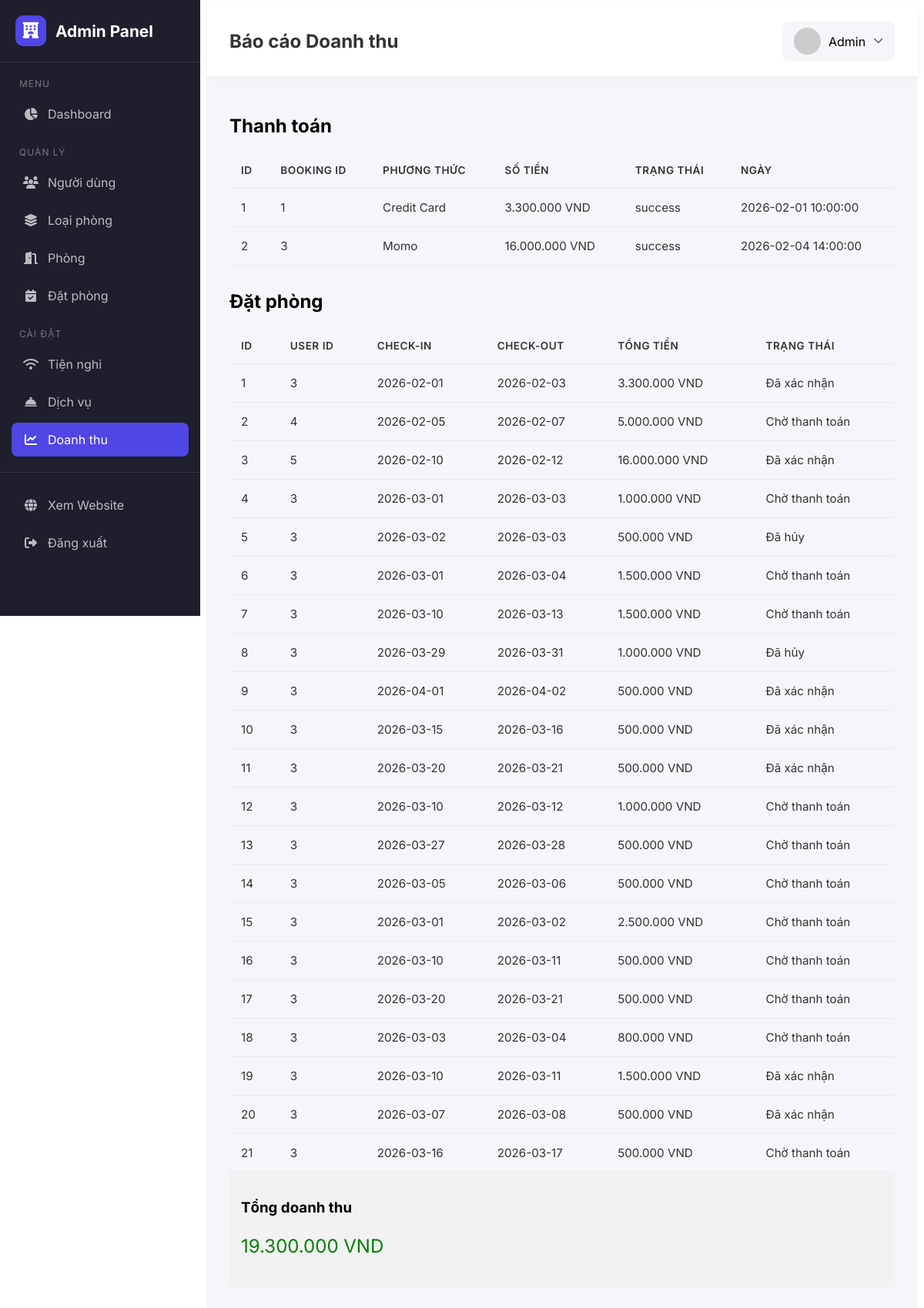
Page /public/admin/revenue (signed in) on the committed database.
### tables this page shows
CREATE TABLE `payments` (
  `id` int(11) NOT NULL,
  `booking_id` int(11) NOT NULL,
  `method` varchar(50) DEFAULT NULL,
  `amount` decimal(12,2) DEFAULT NULL,
  `status` enum('pending','success','failed') DEFAULT NULL,
  `paid_at` datetime DEFAULT NULL,
  `currency` varchar(3) DEFAULT NULL,
  `result_code` varchar(20) DEFAULT NULL,
  `message` text DEFAULT NULL,
  `created_at` datetime DEFAULT current_timestamp()
);

CREATE TABLE `bookings` (
  `id` int(11) NOT NULL,
  `user_id` int(11) NOT NULL,
  `check_in` date DEFAULT NULL,
  `check_out` date DEFAULT NULL,
  `total_price` decimal(12,2) DEFAULT NULL,
  `status` enum('pending','confirmed','cancelled') DEFAULT 'pending',
  `created_at` datetime DEFAULT current_timestamp(),
  `type` enum('room','event') DEFAULT 'room',
  `event_type` varchar(50) DEFAULT NULL,
  `payment_menthod` varchar(50) DEFAULT NULL,
  `payment_at` datetime DEFAULT NULL
);

### App/Controllers/Admin/RevenueController.php (called while the page is built, shortened)
<?php
class RevenueController extends Controller
{
    private Payment $paymentModel;
    private Booking $bookingModel;
    public function __construct()
    {
        $this->paymentModel = new Payment();
        $this->bookingModel = new Booking();
    }
    public function index(): void
    {
        $payments = $this->paymentModel->getAll();
        $bookings = $this->bookingModel->getAll();
        $this->render('Admin/revenue/index', [
            'title' => 'Doanh thu - Admin',
            'pageTitle' => 'Báo cáo Doanh thu',
            'currentPage' => 'revenue',
            'payments' => $payments,
            'bookings' => $bookings,
        ]);
    }
}

### Public/index.php (called while the page is built, shortened)
<?php
require __DIR__ . '/bootstrap.php';
Router::dispatch();

### Public/bootstrap.php (called while the page is built, shortened)
<?php
spl_autoload_register(function (string $class): void {
    $prefix = 'App\\';
    $baseDir = BASE_PATH . DIRECTORY_SEPARATOR . 'App' . DIRECTORY_SEPARATOR;
    $len = strlen($prefix);
    $relativeClass = substr($class, $len);
    $file = $baseDir . str_replace('\\', DIRECTORY_SEPARATOR, $relativeClass) . '.php';
});
require BASE_PATH . DIRECTORY_SEPARATOR . 'App' . DIRECTORY_SEPARATOR . 'Core' . DIRECTORY_SEPARATOR . 'Help.php';

### App/Core/Database.php (called while the page is built, shortened)
<?php
class Database
{
    private static ?Database $instance = null;
    private ?PDO $pdo = null;
    private array $config;
    private function __construct()
    {
        $configPath = dirname(__DIR__, 2) . DIRECTORY_SEPARATOR . 'Config' . DIRECTORY_SEPARATOR . 'database.php';
        $this->config = require $configPath;
    }
    public static function getInstance(): self
    {
        if (self::$instance === null) {
            self::$instance = new self();
        }
        return self::$instance;
    }
    private function connect(): void
    {
        $dsn = sprintf(
            'mysql:host=%s;port=%d;dbname=%s;charset=%s',
            $this->config['host'],
            $this->config['port'] ?? 3306,
            $this->config['dbname'],
            $this->config['charset'] ?? 'utf8mb4'
        );
        try {
            $this->pdo = new PDO(
                $dsn,
                $this->config['username'],
                $this->config['password'],
                $this->config['options'] ?? []
            );
        } catch (PDOException $e) {
            throw new PDOException(
                'Kết nối database thất bại: ' . $e->getMessage(),
                (int) $e->getCode()
            );
        }
    }
    public function getConnection(): PDO
    {
        return $this->pdo;
    }
}

### Config/database.php (called while the page is built)
<?php
return [
    'host'     => 'localhost',
    'port'     => 3306,
    'dbname'   => 'booking_hotel',
    'username' => 'root',
    'password' => '',
    'charset'  => 'utf8mb4',
    'options'  => [
        PDO::ATTR_ERRMODE            => PDO::ERRMODE_EXCEPTION,
        PDO::ATTR_DEFAULT_FETCH_MODE => PDO::FETCH_ASSOC,
        PDO::ATTR_EMULATE_PREPARES   => false,
    ],
];

### App/Core/Model.php (called while the page is built, shortened)
<?php
abstract class Model
{
    protected PDO $pdo;
    protected string $table = '';
    public function __construct()
    {
        $this->pdo = Database::getInstance()->getConnection();
    }
    public function getAll(): array
    {
        $sql = "SELECT * FROM `{$this->table}`";
        $stmt = $this->pdo->query($sql);
        return $stmt->fetchAll(PDO::FETCH_ASSOC) ?: [];
    }
}

### App/Core/Help.php (called while the page is built, shortened)
<?php
function money(float $amount, string $currency = 'VND'): string
{
    return number_format($amount, 0, ',', '.') . ' ' . $currency;
}

### App/Core/BookingStatus.php (called while the page is built, shortened)
<?php
final class BookingStatus
{
    private static ?array $config = null;
    private static function config(): array
    {
        if (self::$config === null) {
            $path = dirname(__DIR__, 2) . DIRECTORY_SEPARATOR . 'Config' . DIRECTORY_SEPARATOR . 'booking_status.php';
            self::$config = is_file($path) ? require $path : [];
        }
        return self::$config;
    }
    public static function label(string $status): string
    {
        $config = self::config();
        return $config[$status]['label'] ?? $status;
    }
}

### Config/booking_status.php (called while the page is built)
<?php
return [
    'pending'   => [
        'value'  => 'pending',
        'label'  => 'Chờ thanh toán',
        'label_en' => 'Pending payment',
        'description' => 'Đặt phòng vừa tạo, chưa thanh toán. Cần thanh toán để xác nhận.',
    ],
    'confirmed' => [
        'value'  => 'confirmed',
        'label'  => 'Đã xác nhận',
        'label_en' => 'Confirmed',
        'description' => 'Đã thanh toán thành công. Đặt phòng đã được xác nhận.',
    ],
    'cancelled' => [
        'value'  => 'cancelled',
        'label'  => 'Đã hủy',
        'label_en' => 'Cancelled',
        'description' => 'Đặt phòng đã bị hủy.',
    ],
    'transitions' => [
        'pending'   => ['confirmed', 'cancelled'],
        'confirmed' => [],
        'cancelled' => [],
    ],
    'blocks_room' => ['pending', 'confirmed'],
    'default' => 'pending',
];

### App/Views/Admin/revenue/index.php (the view, shortened to what this page needs)
<?php
$payments = $payments ?? [];
$bookings = $bookings ?? [];
$totalRevenue = 0;
foreach ($payments as $p) {
    if (($p['status'] ?? '') === 'success') {
        $totalRevenue += $p['amount'];
    }
}
?>
<div class="admin-revenue">
    <h2>Thanh toán</h2>
    <table class="admin-table" style="width:100%; border-collapse: collapse;">
        <thead>
            <tr>
                <th>ID</th>
                <th>Booking ID</th>
                <th>Phương thức</th>
                <th>Số tiền</th>
                <th>Trạng thái</th>
                <th>Ngày</th>
            </tr>
        </thead>
        <tbody>
            <?php foreach ($payments as $row): ?>
                <tr>
                    <td><?= (int)($row['id'] ?? 0) ?></td>
                    <td><?= (int)($row['booking_id'] ?? 0) ?></td>
                    <td><?= htmlspecialchars($row['method'] ?? '') ?></td>
                    <td><?= \App\Core\money((float)($row['amount'] ?? 0)) ?></td>
                    <td><?= htmlspecialchars($row['status'] ?? '') ?></td>
                    <td><?= htmlspecialchars($row['paid_at'] ?? $row['created_at'] ?? '') ?></td>
                </tr>
            <?php endforeach; ?>
        </tbody>
    </table>
    <h2 style="margin-top: 2rem;">Đặt phòng</h2>
    <table class="admin-table" style="width:100%; border-collapse: collapse;">
        <thead>
            <tr>
                <th>ID</th>
                <th>User ID</th>
                <th>Check-in</th>
                <th>Check-out</th>
                <th>Tổng tiền</th>
                <th>Trạng thái</th>
            </tr>
        </thead>
        <tbody>
            <?php foreach ($bookings as $row): ?>
                <tr>
                    <td><?= (int)($row['id'] ?? 0) ?></td>
                    <td><?= (int)($row['user_id'] ?? 0) ?></td>
                    <td><?= htmlspecialchars($row['check_in'] ?? '') ?></td>
                    <td><?= htmlspecialchars($row['check_out'] ?? '') ?></td>
                    <td><?= \App\Core\money((float)($row['total_price'] ?? 0)) ?></td>
                    <td><?= \App\Core\BookingStatus::label($row['status'] ?? '') ?></td>
                </tr>
            <?php endforeach; ?>
        </tbody>
    </table>
</div>
<div style="margin-bottom:20px; padding:15px; background:#f2f2f2;">
    <h3>Tổng doanh thu</h3>
    <p style="font-size:24px;color:green;">
        <?= \App\Core\money($totalRevenue) ?>
    </p>
</div>

### App/Core/Router.php (shortened to what this page needs)
<?php
class Router
{
    private static array $routes = [];
    private static ?string $basePath = null;
    private static function addRoute(string $method, string $path, string $controller, string $action, $middlewares = []): void
    {
        $middlewares = is_array($middlewares) ? $middlewares : [$middlewares];
        self::$routes[] = [
            'method' => strtoupper($method),
            'path' => self::normalizePath($path),
            'controller' => $controller,
            'action' => $action,
            'middlewares' => array_filter($middlewares),
        ];
    }
    private static function normalizePath(string $path): string
    {
        $path = trim($path, '/');
        return $path === '' ? '/' : '/' . $path;
    }
    public static function dispatch(): void
    {
        $method = $_SERVER['REQUEST_METHOD'] ?? 'GET';
        $uri = self::getCurrentUri();
        foreach (self::$routes as $route) {
            if ($route['method'] !== $method) {
                continue;
            }
            $params = [];
            if (self::matchRoute($route['path'], $uri, $params)) {
                $controllerClass = $route['controller'];
                $action = $route['action'];
                $middlewares = $route['middlewares'] ?? [];
                $runController = function () use ($controllerClass, $action, $params) {
                    if (!class_exists($controllerClass)) {
                        self::handleError(404, "Controller not found: {$controllerClass}");
                        return;
                    }
                    $controller = new $controllerClass();
                    if (!method_exists($controller, $action)) {
                        self::handleError(404, "Method not found: {$controllerClass}::{$action}()");
                        return;
                    }
                    call_user_func_array([$controller, $action], $params);
                };
                $next = $runController;
                foreach (array_reverse($middlewares) as $middlewareClass) {
                    $current = $next;
                    $next = function () use ($middlewareClass, $current) {
                        $m = new $middlewareClass();
                        $m->handle($current);
                    };
                }
                $next();
                return;
            }
        }
    }
    private static function matchRoute(string $pattern, string $uri, array &$params = []): bool
    {
        $params = [];
        $patternParts = explode('/', trim($pattern, '/'));
        $uriParts = explode('/', trim($uri, '/'));
        if (count($patternParts) !== count($uriParts)) {
            return false;
        }
        foreach ($patternParts as $index => $part) {
            if (preg_match('/^{(\w+)}$/', $part, $matches)) {
                $params[] = $uriParts[$index] ?? null;
            } elseif ($part !== ($uriParts[$index] ?? '')) {
                return false;
            }
        }
        return true;
    }
    private static function getCurrentUri(): string
    {
        $uri = $_SERVER['REQUEST_URI'] ?? '/';
        $uri = parse_url($uri, PHP_URL_PATH);
        $basePath = self::getBasePath();
        if ($basePath && strpos($uri, $basePath) === 0) {
            $uri = substr($uri, strlen($basePath));
        }
        return self::normalizePath($uri);
    }
    private static function getBasePath(): string
    {
        if (self::$basePath !== null) {
            return self::$basePath;
        }
        $scriptName = $_SERVER['SCRIPT_NAME'] ?? '';
        $scriptDir = dirname($scriptName);
        self::$basePath = $scriptDir === '/' ? '' : $scriptDir;
        return self::$basePath;
    }
    public static function setBasePath(string $path): void
    {
        self::$basePath = rtrim($path, '/');
    }
}

### Public/assets/css/admin.css (style rules this page uses)
:root { --admin-primary: #4f46e5; --admin-primary-dark: #4338ca; --admin-sidebar-bg: #1e1e2d; --admin-sidebar-hover: #2a2a3d; --admin-header-bg: #fff; --admin-body-bg: #f4f6f9; --admin-card-bg: #fff; --admin-text: #333; --admin-text-light: #6c757d; --admin-border: #e9ecef; --admin-success: #10b981; --admin-warning: #f59e0b; --admin-danger: #ef4444; --admin-info: #3b82f6; --admin-font: 'Inter', -apple-system, BlinkMacSystemFont, 'Segoe UI', Roboto, sans-serif; }
.admin-wrapper *:not(i):not([class*="fa-"]) { font-family: inherit; }
.admin-table { width: 100%; border-collapse: collapse; }
.admin-table th, .admin-table td { padding: 15px; text-align: left; border-bottom: 1px solid var(--admin-border); }
.admin-table th { background: var(--admin-body-bg); font-weight: 600; color: var(--admin-text); font-size: 0.85rem; text-transform: uppercase; letter-spacing: 0.5px; }
.admin-table td { color: var(--admin-text); font-size: 0.95rem; }

### rows in the picture
payments: id "1", booking "1", method "Credit Card", amount "3.300.000 VND", status "success", paid_at "2026-02-01 10:00:00"
payments: id "2", booking "3", method "Momo", amount "16.000.000 VND", status "success", paid_at "2026-02-04 14:00:00"
bookings: id "1", user "3", check_in "2026-02-01", check_out "2026-02-03", total_price "3.300.000 VND", status "Đã xác nhận"
bookings: id "2", user "4", check_in "2026-02-05", check_out "2026-02-07", total_price "5.000.000 VND", status "Chờ thanh toán"
bookings: id "3", user "5", check_in "2026-02-10", check_out "2026-02-12", total_price "16.000.000 VND", status "Đã xác nhận"
bookings: id "4", user "3", check_in "2026-03-01", check_out "2026-03-03", total_price "1.000.000 VND", status "Chờ thanh toán"
bookings: id "5", user "3", check_in "2026-03-02", check_out "2026-03-03", total_price "500.000 VND", status "Đã hủy"
bookings: id "6", user "3", check_in "2026-03-01", check_out "2026-03-04", total_price "1.500.000 VND", status "Chờ thanh toán"
bookings: id "7", user "3", check_in "2026-03-10", check_out "2026-03-13", total_price "1.500.000 VND", status "Chờ thanh toán"
bookings: id "8", user "3", check_in "2026-03-29", check_out "2026-03-31", total_price "1.000.000 VND", status "Đã hủy"
bookings: id "9", user "3", check_in "2026-04-01", check_out "2026-04-02", total_price "500.000 VND", status "Đã xác nhận"
bookings: id "10", user "3", check_in "2026-03-15", check_out "2026-03-16", total_price "500.000 VND", status "Đã xác nhận"
bookings: id "11", user "3", check_in "2026-03-20", check_out "2026-03-21", total_price "500.000 VND", status "Đã xác nhận"
bookings: id "12", user "3", check_in "2026-03-10", check_out "2026-03-12", total_price "1.000.000 VND", status "Chờ thanh toán"
bookings: id "13", user "3", check_in "2026-03-27", check_out "2026-03-28", total_price "500.000 VND", status "Chờ thanh toán"
bookings: id "14", user "3", check_in "2026-03-05", check_out "2026-03-06", total_price "500.000 VND", status "Chờ thanh toán"
bookings: id "15", user "3", check_in "2026-03-01", check_out "2026-03-02", total_price "2.500.000 VND", status "Chờ thanh toán"
bookings: id "16", user "3", check_in "2026-03-10", check_out "2026-03-11", total_price "500.000 VND", status "Chờ thanh toán"
bookings: id "17", user "3", check_in "2026-03-20", check_out "2026-03-21", total_price "500.000 VND", status "Chờ thanh toán"
bookings: id "18", user "3", check_in "2026-03-03", check_out "2026-03-04", total_price "800.000 VND", status "Chờ thanh toán"
bookings: id "19", user "3", check_in "2026-03-10", check_out "2026-03-11", total_price "1.500.000 VND", status "Đã xác nhận"
bookings: id "20", user "3", check_in "2026-03-07", check_out "2026-03-08", total_price "500.000 VND", status "Đã xác nhận"
bookings: id "21", user "3", check_in "2026-03-16", check_out "2026-03-17", total_price "500.000 VND", status "Chờ thanh toán"
